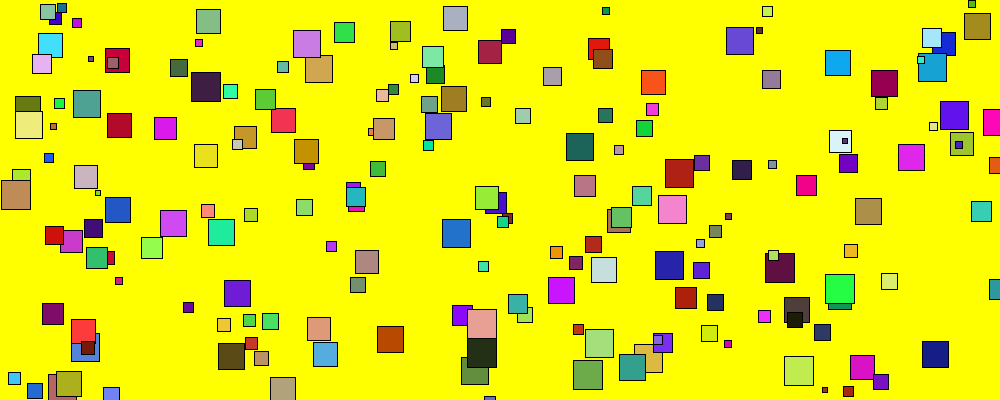
Frame 1 (no input)
Frame 60 (the mouse pressed at the canvas centre just before this capture): identical to frame 1, image omitted
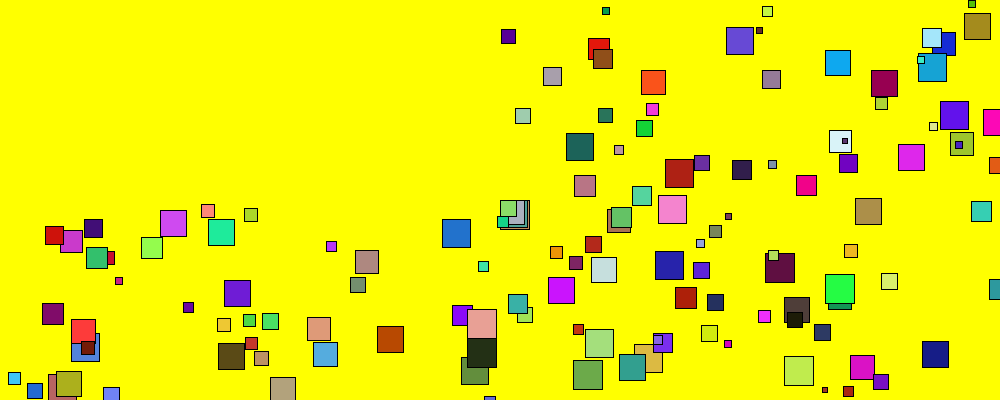
Frame 120 (the mouse held since frame 60 and released just before this capture)

The Processing sketch that drew these frames (run headless with seeded random() and noise(); from frame 60 on, the mouse is pressed at the canvas centre):

// Processing sketch: processing_105917
// ── processing_105917.pde

int numBoxes=200;

int[] boxX=new int[numBoxes];
int[] boxY=new int[numBoxes];
 
/*int[] speedX=new int[numBoxes];
int[] speedY=new int[numBoxes];*/
 
int[] boxSize= new int [numBoxes];
 
int[] boxColors=new int[numBoxes];


void setup(){
  size(1000, 400);

  for(int i = 0; i < numBoxes; i++){
    boxX[i] = int(random(0, width));
    boxY[i] = int(random(0,height));
    boxColors[i] = color(random(0,255), random(0,255), random(0,255));
    boxSize[i] = int(random(5,30));
  }
}
void draw(){
  background(255, 255, 0);

  for(int i = 0; i < numBoxes; i++){
    fill(boxColors[i]);
    rect(boxX[i], boxY[i], boxSize[i], boxSize[i]);
    
  }  
  for(int i = 0; i < numBoxes; i++){
    if(mouseX > boxX[i]){
      if(mouseY > boxY[i]){
        if(mousePressed){
          boxX[i] = mouseX;
          boxY[i] = mouseY;
        }
      }
    }
  }
}

void keyPressed(){
  for(int i = 0; i < numBoxes; i++){
    boxX[i] = int(random(0, width));
    boxY[i] = int(random(0, height));
  }
}

/*void keyPressed(){
  for(int i=0;i<numBoxes;i++){
    boxSize=i;
  }
}

void keyReleased(){
  for(int i=0;i<numBoxes;i++){
    boxSize=i;
  }
}*/
